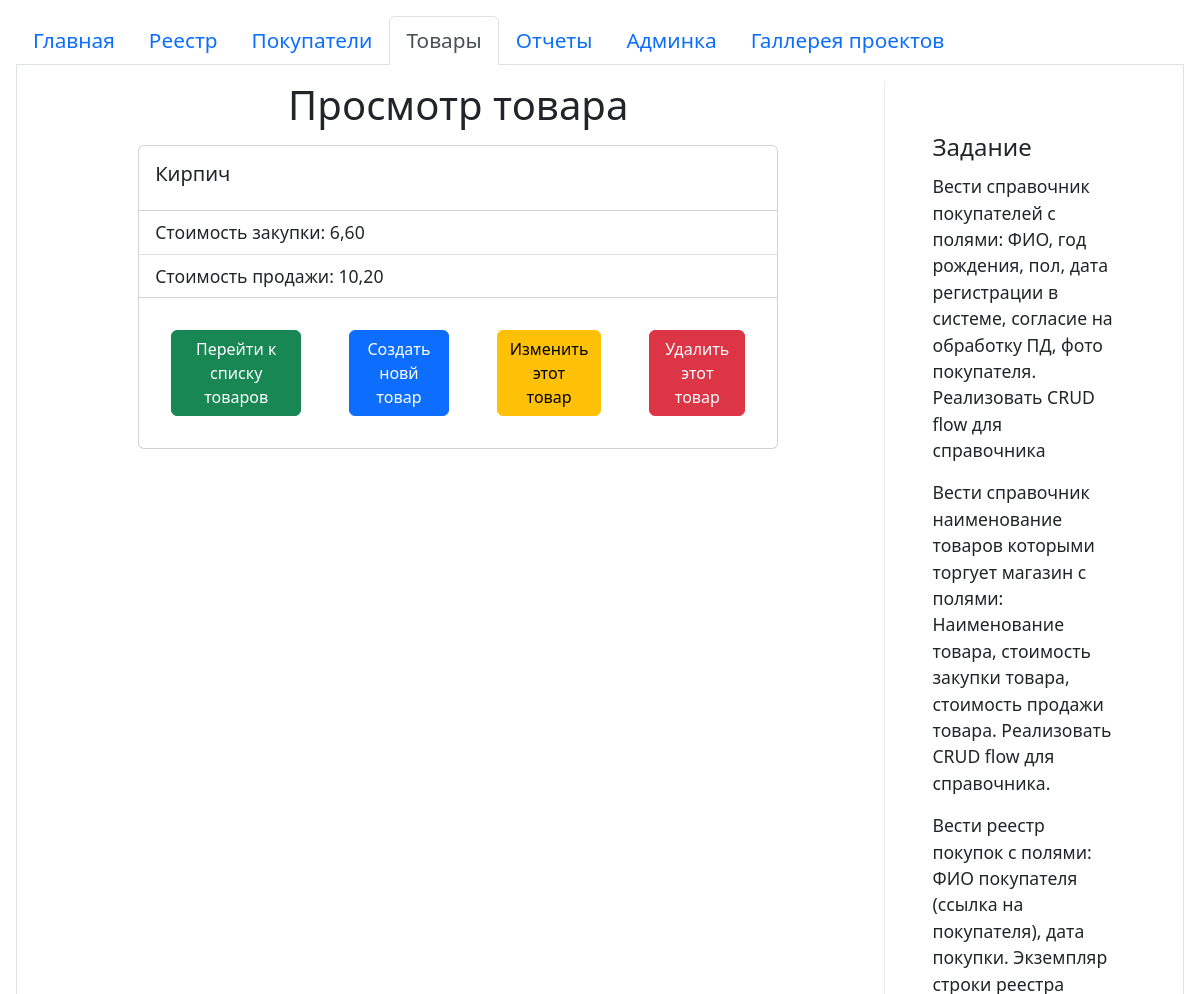
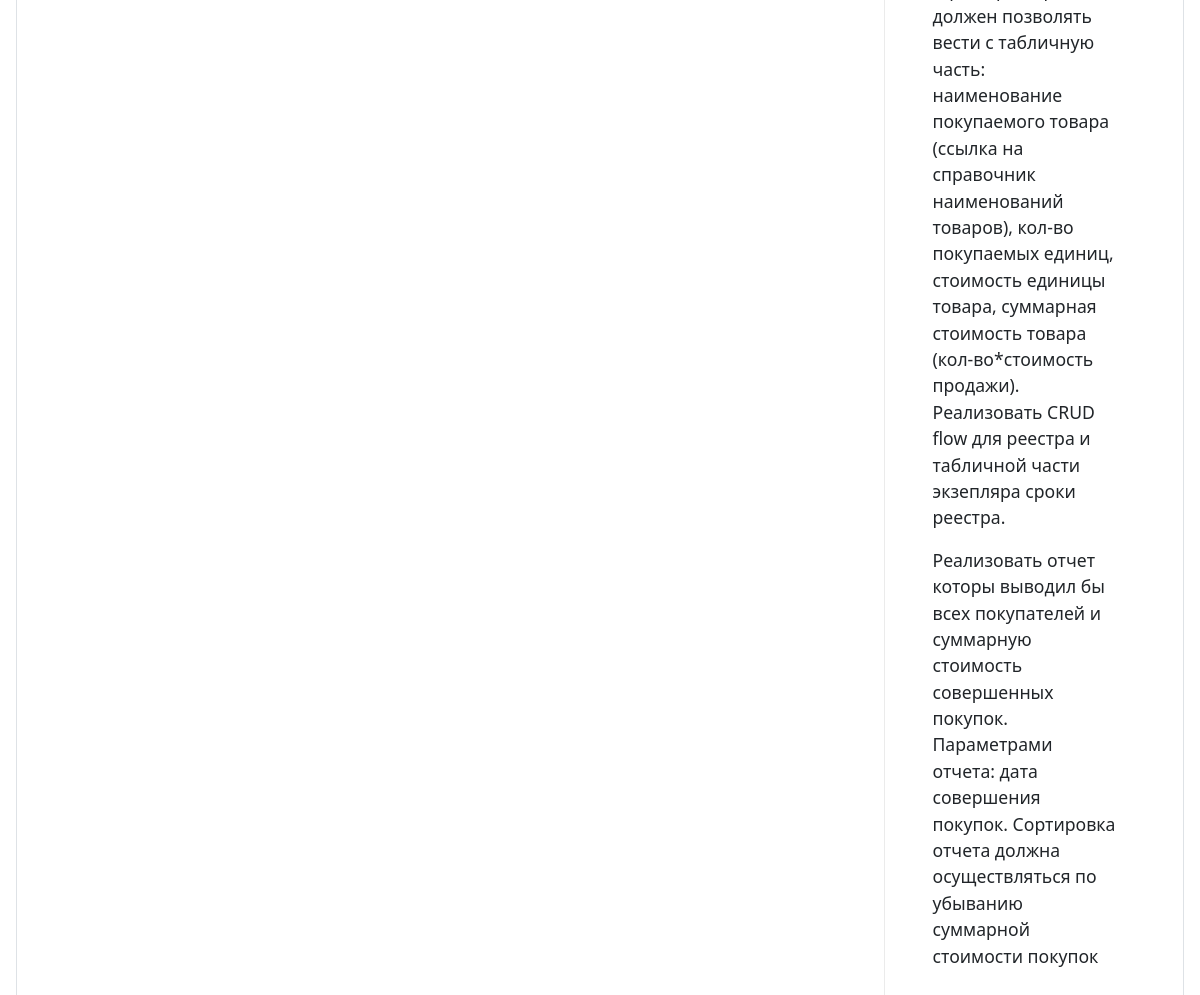
The page /product/view/2 on the database its author committed (2 pictures, top to bottom).
### products/models.py (models this page shows, shortened)
class Product (models.Model):
	name = models.CharField(max_length=200, unique=True, verbose_name="Наименование")
	purchase_price = models.DecimalField(max_digits=12, decimal_places=2, verbose_name="Цена покупки")
	sale_price = models.DecimalField(max_digits=12, decimal_places=2, verbose_name="Цена продажи")
	class Meta:
		ordering = ['name']
		verbose_name = 'Товар'
		verbose_name_plural = 'Товары'

### products/views.py (the view)
# urls.py: path('view/<int:pk>', ViewProduct.as_view(), name='ViewProduct'),
class ViewProduct(DetailView):
	model = Product
	template_name = 'products/view.html'
	context_object_name = 'Product'

### products/templates/products/view.html (shortened to what this page needs)
{% extends 'base.html' %}
{% load verbose_names %}
{% block content %}
<div class="center">
    <h1>Просмотр товара</h1>
</div>
<div class="flex-center m-3">
    <div class="card" style="width: 40rem;">
      <div class="card-body">
        <h5 class="card-title">{{ Product.name }}</h5>
      </div>
      <ul class="list-group list-group-flush">
        <li class="list-group-item">Стоимость закупки: {{ Product.purchase_price }}</li>
        <li class="list-group-item">Стоимость продажи: {{ Product.sale_price }}</li>
      </ul>
      <div class="card-body flex-center">
          <a href="{% url 'ProductsList' %}" class="card-link"><button type="button" class="btn btn-success m-3">Перейти к списку товаров</button></a>
          <a href="{% url 'CreateProduct' %}" class="card-link"><button type="button" class="btn btn-primary m-3">Создать новй товар</button></a>
          <a href="{% url 'EditProduct' Product.pk %}" class="card-link"><button type="button" class="btn btn-warning m-3">Изменить этот<br>товар</button></a>
          <a href="{% url 'DeleteProduct' Product.pk %}" class="card-link"><button type="button" class="btn btn-danger m-3">Удалить этот товар</button></a>
      </div>
    </div>
</div>
{% endblock %}

### purchase/static/css/style.css (style rules this page uses)
html, body { height:100%; }
.center { text-align: center; }
.flex-center { display: flex; justify-content: center; }

### rows shown on the page
Product: name "Кирпич", purchase_price "6,60", sale_price "10,20"
